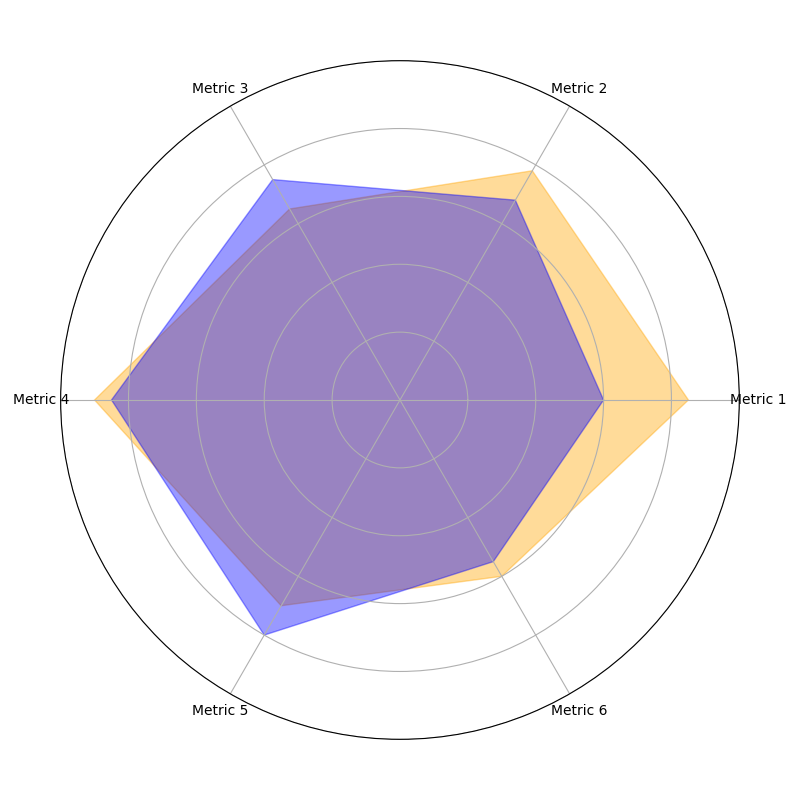

This chart was generated by the following Python code:
import numpy as np
import matplotlib.pyplot as plt

# Fill-area radar chart data
original_values = np.array([85, 78, 65, 90, 70, 60])
additional_values = np.array([60, 68, 75, 85, 80, 55])

# Complete the circle by repeating the first value
original_values = np.concatenate((original_values, [original_values[0]]))
additional_values = np.concatenate((additional_values, [additional_values[0]]))

# Calculate angles for radar chart
angles = np.linspace(0, 2 * np.pi, len(original_values) - 1, endpoint=False).tolist()
angles += angles[:1]

fig, ax = plt.subplots(figsize=(8, 8), subplot_kw=dict(polar=True))

# Fill area for original data series
ax.fill(angles, original_values, color='orange', alpha=0.4)

# Fill area for additional data series
ax.fill(angles, additional_values, color='blue', alpha=0.4)

# Additional configuration
ax.set_yticklabels([])
ax.set_xticks(angles[:-1])  # Use the original angle count for labels
ax.set_xticklabels(['Metric 1', 'Metric 2', 'Metric 3', 'Metric 4', 'Metric 5', 'Metric 6'])

ax.set_ylim(0, 100)

plt.tight_layout()
plt.show()
